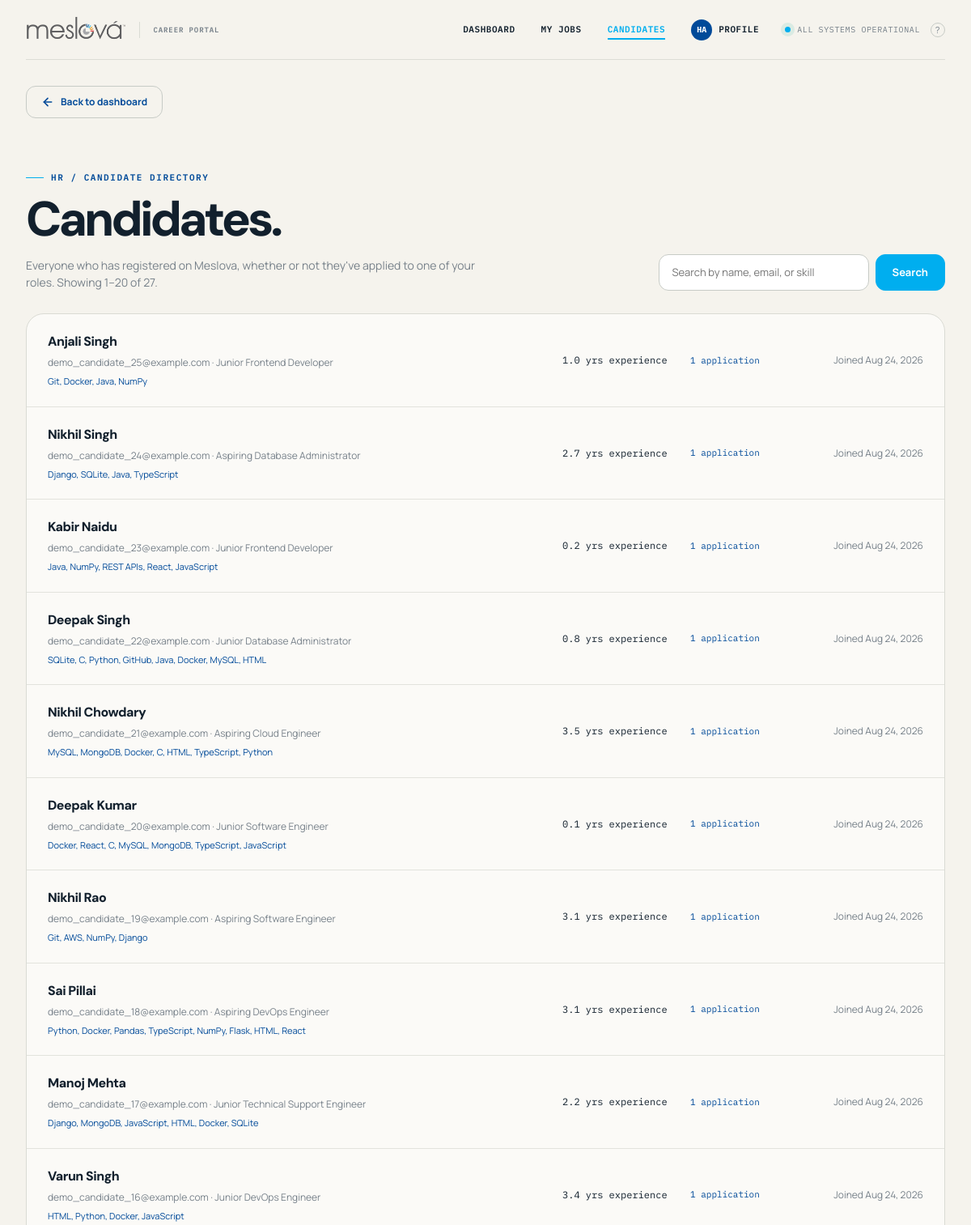
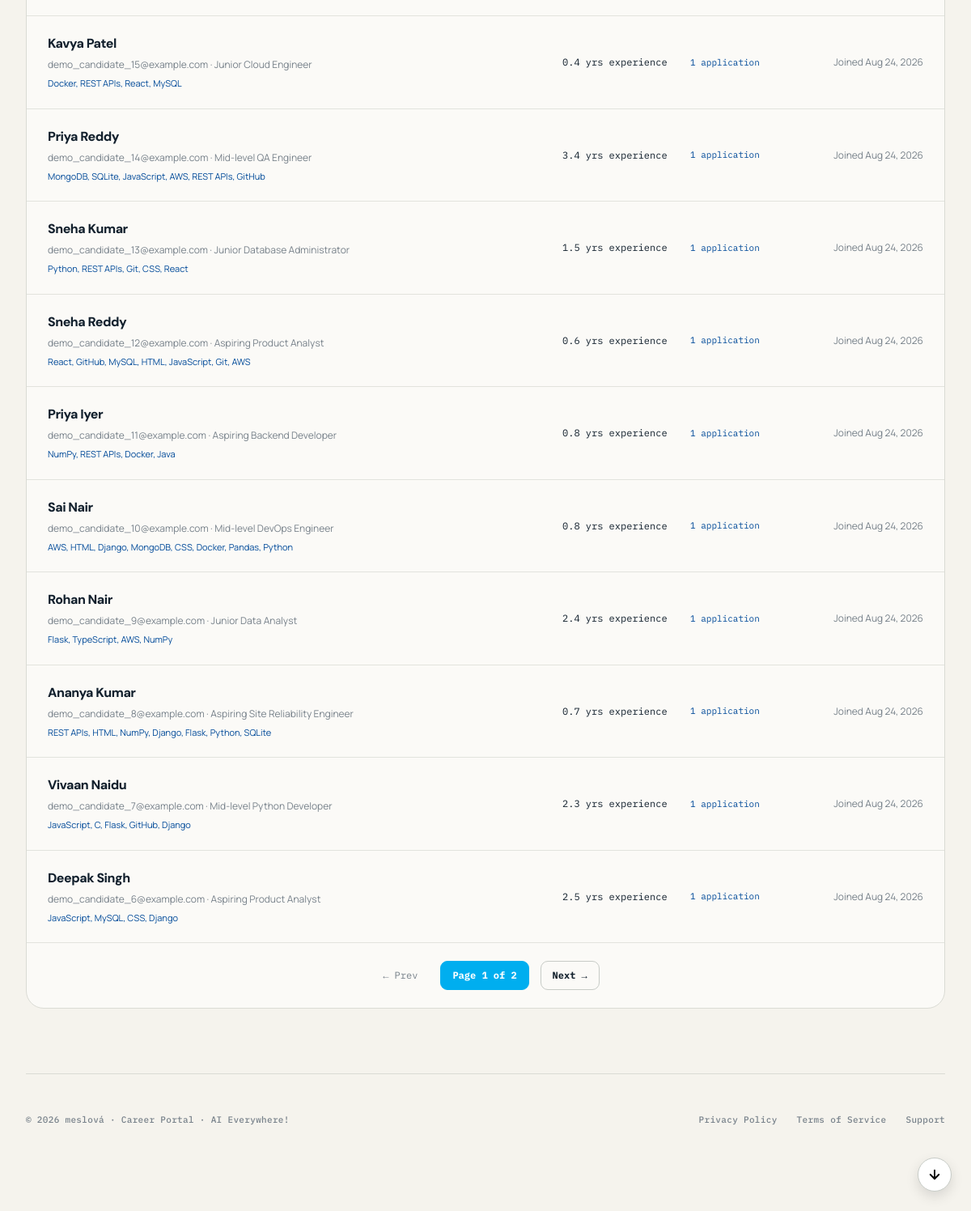
Page /hr/candidates/ (signed in) on the committed database (2 pictures, top to bottom).
### screening/models.py (models this page shows, shortened)
class UserProfile(models.Model):
    ROLE_CHOICES = (
        ('hr', 'HR / Recruiter'),
        ('candidate', 'Job Candidate'),
    )
    user = models.OneToOneField(User, on_delete=models.CASCADE, related_name='profile')
    role = models.CharField(max_length=20, choices=ROLE_CHOICES, default='candidate')
    company_name = models.CharField(max_length=255, blank=True, null=True)
    department = models.CharField(max_length=255, blank=True, null=True)
    headline = models.CharField(max_length=255, blank=True, null=True)
    bio = models.TextField(blank=True, null=True)
    skills = models.TextField(blank=True, null=True, help_text="Comma-separated skills")
    experience_years = models.FloatField(default=0.0)
    resume = models.FileField(upload_to='resumes/', blank=True, null=True)
    profile_picture = models.ImageField(upload_to='profile_pics/', blank=True, null=True)
    search_appearances = models.IntegerField(default=0)
    recruiter_actions = models.IntegerField(default=0)
    email_notifications_enabled = models.BooleanField(default=True)
    created_at = models.DateTimeField(auto_now_add=True)
    def get_completion_percentage(self):
        score = 40
        if self.role == 'hr':
            if self.company_name: score += 20
            if self.department: score += 20
            if self.profile_picture: score += 20
        else:
            if self.headline: score += 15
            if self.skills: score += 15
            if self.resume: score += 15
            if self.employment.exists(): score += 15
        return min(score, 100)

### screening/views.py (the view)
# urls.py: path("hr/candidates/", views.talent_pool, name="talent_pool"),
def talent_pool(request):
    denial = _require_role(request, 'hr')
    if denial:
        return denial
    candidates = UserProfile.objects.filter(role='candidate').select_related('user').order_by('-created_at')
    query = request.GET.get('q', '').strip()
    if query:
        candidates = candidates.filter(
            Q(user__first_name__icontains=query) | Q(user__last_name__icontains=query) |
            Q(user__username__icontains=query) | Q(user__email__icontains=query) |
            Q(headline__icontains=query) | Q(skills__icontains=query)
        )
    candidates = candidates.annotate(application_count=Count('applications', distinct=True))
    paginator = Paginator(candidates, 20)
    page_obj = paginator.get_page(request.GET.get('page'))
    return render(request, 'screening/talent_pool.html', {
        'candidates': page_obj,
        'page_obj': page_obj,
        'query': query,
        'total_count': candidates.count(),
    })

### screening/views.py (called while the page is built)
def _require_role(request, role):
    if not request.user.is_authenticated:
        return redirect('login')
    try:
        if request.user.profile.role != role:
            return redirect('candidate_dashboard' if role == 'hr' else 'hr_dashboard')
    except UserProfile.DoesNotExist:
        return redirect('landing')
    return None

### screening/templates/screening/talent_pool.html (shortened to what this page needs)
{% extends "screening/base.html" %}
{% block content %}
<a href="{% url 'hr_dashboard' %}" class="btn-back">
  <svg viewBox="0 0 24 24" fill="none" stroke="currentColor" stroke-width="2.5" stroke-linecap="round" stroke-linejoin="round"><line x1="19" y1="12" x2="5" y2="12"></line><polyline points="12 19 5 12 12 5"></polyline></svg>
  Back to dashboard
</a>
<section class="page-head">
  <div>
    <span class="eyebrow">HR / Candidate directory</span>
    <h1>Candidates.</h1>
    <p>Everyone who has registered on Meslova, whether or not they've applied to one of your roles.{% if page_obj.paginator.count %} Showing {{ page_obj.start_index }}&ndash;{{ page_obj.end_index }} of {{ page_obj.paginator.count }}.{% endif %}</p>
  </div>
  <form class="search-form" method="get">
    <input class="search-input" type="text" name="q" value="{{ query }}" placeholder="Search by name, email, or skill">
    <button class="btn btn-primary" type="submit">Search</button>
  </form>
</section>
<div class="candidate-list">
  {% if candidates %}
    {% for candidate in candidates %}
      <a class="candidate-row" href="{% url 'candidate_directory_profile' candidate.pk %}">
        <div>
          <div class="candidate-name">{{ candidate.user.get_full_name|default:candidate.user.username }}</div>
          <div class="candidate-sub">{{ candidate.user.email }}{% if candidate.headline %} &middot; {{ candidate.headline }}{% endif %}</div>
          {% if candidate.skills %}<div class="candidate-skills">{{ candidate.skills|truncatechars:80 }}</div>{% endif %}
        </div>
        <div class="candidate-exp">{{ candidate.experience_years|floatformat:1 }} yrs experience</div>
        <div class="candidate-applied {% if candidate.application_count > 0 %}has-applied{% else %}no-applied{% endif %}">
          {% if candidate.application_count > 0 %}{{ candidate.application_count }} application{{ candidate.application_count|pluralize }}{% else %}Never applied{% endif %}
        </div>
        <div class="candidate-joined">Joined {{ candidate.created_at|date:"M d, Y" }}</div>
      </a>
    {% endfor %}
    {% if page_obj.paginator.num_pages > 1 %}
    <nav class="pagination" aria-label="Candidate list pages">
      {% if page_obj.has_previous %}<a href="?{% if query %}q={{ query }}&{% endif %}page={{ page_obj.previous_page_number }}">&larr; Prev</a>{% else %}<span class="disabled">&larr; Prev</span>{% endif %}
      <span class="current">Page {{ page_obj.number }} of {{ page_obj.paginator.num_pages }}</span>
      {% if page_obj.has_next %}<a href="?{% if query %}q={{ query }}&{% endif %}page={{ page_obj.next_page_number }}">Next &rarr;</a>{% else %}<span class="disabled">Next &rarr;</span>{% endif %}
    </nav>
    {% endif %}
  {% else %}
    <div class="empty">
      <h3>No candidates found.</h3>
      {% if query %}<p>Nothing matches "{{ query }}". Try a different search.</p>{% else %}<p>Registered candidates will appear here as people sign up.</p>{% endif %}
    </div>
  {% endif %}
</div>
{% endblock %}

### screening/templates/screening/base.html (shortened to what this page needs)
<!DOCTYPE html>
<html lang="en">
<head>
</head>
<body>
<div class="site-shell {% if request.resolver_match.url_name == 'login' or request.resolver_match.url_name == 'register' or 'password_reset' in request.resolver_match.url_name %}auth-shell{% endif %}">
<div class="wrap">
  {% if request.resolver_match.url_name != 'login' and request.resolver_match.url_name != 'register' and 'password_reset' not in request.resolver_match.url_name %}
  <header class="top">
    {% load static %}
    <a class="brand-lockup" href="{% url 'landing' %}" aria-label="meslová home" style="display: flex; align-items: center; gap: 12px; text-decoration: none;">
      <img src="{% static 'images/meslova-logo.png' %}" alt="meslová logo" style="height: 70px; width: auto; filter: invert(0.15) contrast(1.2);">
      <span style="font-family: var(--mono); font-size: 9px; font-weight: 600; color: var(--muted); letter-spacing: 0.1em; text-transform: uppercase;">Career Portal</span>
    </a>
    <div class="top-status">
      {% if not user.is_authenticated %}
        <a href="{% url 'login' %}" class="nav-link {% if request.resolver_match.url_name == 'login' %}active{% endif %}">LOGIN</a>
        <a href="{% url 'register' %}" class="nav-link {% if request.resolver_match.url_name == 'register' %}active{% endif %}">REGISTRATION</a>
      {% else %}
        {% if user.profile.role == 'hr' %}
          <a href="{% url 'hr_dashboard' %}" class="nav-link {% if request.resolver_match.url_name == 'hr_dashboard' %}active{% endif %}">DASHBOARD</a>
          <a href="{% url 'my_jobs' %}" class="nav-link ">MY JOBS</a>
          <a href="{% url 'talent_pool' %}" class="nav-link {% if request.resolver_match.url_name == 'talent_pool' or request.resolver_match.url_name == 'candidate_directory_profile' %}active{% endif %}">CANDIDATES</a>
        {% endif %}
        <div class="profile-menu-container" style="position: relative; display: inline-block; margin-right: 24px;">
          <button id="profileDropdownBtn" onclick="toggleProfileDropdown()" style="background: none; border: none; cursor: pointer; display: flex; align-items: center; gap: 8px; font: inherit; color: var(--ink); padding: 0;">
            {% if user.profile.profile_picture %}
              <img src="{{ user.profile.profile_picture.url }}" alt="Profile" style="width: 26px; height: 26px; border-radius: 50%; object-fit: cover; border: 1px solid var(--line-strong);">
            {% else %}
              <div style="width: 26px; height: 26px; border-radius: 50%; background: var(--brand-blue); color: white; display: grid; place-items: center; font-size: 10px; font-weight: 700;">{{ user.username|slice:":2"|upper }}</div>
            {% endif %}
            <span style="font-weight: 600; font-size: 11px; letter-spacing: 0.05em;">PROFILE</span>
          </button>
        </div>
      {% endif %}
      <span style="display:inline-flex; align-items:center; gap:8px; color:var(--muted); font-family:var(--mono); font-size:10px; letter-spacing:.06em; text-transform:uppercase;">
        <span style="width:7px; height:7px; border-radius:50%; background:var(--teal); box-shadow:0 0 0 5px rgba(24,169,153,.12);"></span>
        ALL SYSTEMS OPERATIONAL
        <a href="{% url 'support' %}" class="help" title="Help &amp; Support" aria-label="Help &amp; Support">?</a>
      </span>
    </div>
  </header>
  {% endif %}
  {% block content %}{% endblock %}
  {% if request.resolver_match.url_name != 'login' and request.resolver_match.url_name != 'register' and 'password_reset' not in request.resolver_match.url_name %}
  <footer style="display: flex; justify-content: space-between; align-items: center; padding: 48px 0; border-top: 1px solid var(--line); margin-top: 80px; color: var(--muted); font-size: 11px; font-weight: 500;">
    <span>&copy; 2026 meslová &middot; Career Portal &middot; AI Everywhere!</span>
    <div style="display: flex; gap: 24px;">
      <a href="{% url 'privacy_policy' %}" style="color: var(--muted); text-decoration: none;">Privacy Policy</a>
      <a href="{% url 'terms_of_service' %}" style="color: var(--muted); text-decoration: none;">Terms of Service</a>
      <a href="{% url 'support' %}" style="color: var(--muted); text-decoration: none;">Support</a>
    </div>
  </footer>
  {% endif %}
</div>
</div>
<button id="scrollBottomBtn" onclick="window.scrollTo({top: document.body.scrollHeight, behavior: 'smooth'})" aria-label="Scroll to bottom" title="Scroll to bottom" style="position: fixed; right: 24px; bottom: 24px; width: 42px; height: 42px; border-radius: 50%; background: #fff; border: 1px solid var(--line-strong); box-shadow: 0 6px 16px rgba(0,0,0,0.12); display: none; align-items: center; justify-content: center; cursor: pointer; z-index: 500; transition: opacity 0.15s ease;">
  <svg width="18" height="18" viewBox="0 0 24 24" fill="none" stroke="currentColor" stroke-width="2.5" stroke-linecap="round" stroke-linejoin="round"><line x1="12" y1="5" x2="12" y2="19"></line><polyline points="19 12 12 19 5 12"></polyline></svg>
</button>
</body>
</html>

### screening/templates/screening/base.html (style rules this page uses)
:root { --canvas: #f5f3ed; --canvas-raised: #fbfaf7; --ink: #12202d; --ink-soft: #263745; --muted: #77818a; --subtle: #9aa09f; --line: #dadbd4; --line-strong: #c7cbc6; --brand-blue: #004A99; --brand-cyan: #00AEEF; --brand-yellow: #FFD200; --brand-orange: #F7941E; --brand-red: #ED1C24; --brand-gray: #4A4A4A; --teal: var(--brand-cyan); --teal-deep: var(--brand-blue); --amber: var(--brand-orange); --panel: #13242e; --amber-soft: rgba(247, 148, 30, 0.12); --panel-raised: #1b323d; --red-flag: #bd614c; --mono: "IBM Plex Mono", "SFMono-Regular", Menlo, Consolas, monospace; --sans: "Manrope", -apple-system, BlinkMacSystemFont, "Segoe UI", sans-serif; --display: "DM Sans", var(--sans); --ease-out: cubic-bezier(.23,1,.32,1); }
* { box-sizing: border-box; }
html { scroll-behavior: smooth; }
body { margin: 0; background: var(--canvas); color: var(--ink); font-family: var(--sans); line-height: 1.5; }
a { color: inherit; }
button, input { font: inherit; }
button, a, input { -webkit-tap-highlight-color: transparent; }
.site-shell { min-height: 100vh; overflow: hidden; }
.wrap { max-width: 1240px; margin: 0 auto; padding: 0 32px 56px; }
header.top { display:flex; align-items:center; justify-content:space-between; min-height:74px; border-bottom:1px solid rgba(218,219,212,.9); }
.brand-lockup { display:inline-flex; align-items:center; gap:12px; text-decoration:none; }
.top-status { display:inline-flex; align-items:center; gap:8px; color:var(--muted); font-family:var(--mono); font-size:10px; letter-spacing:.06em; text-transform:uppercase; }
.top-status .help { width:18px; height:18px; display:grid; place-items:center; margin-left:5px; border:1px solid var(--line-strong); border-radius:50%; font-family:var(--sans); font-size:11px; color:inherit; text-decoration:none; cursor:pointer; transition: all 0.15s ease; }
.eyebrow { display:flex; align-items:center; gap:9px; color:var(--teal-deep); font-family:var(--mono); font-size:11px; font-weight:600; letter-spacing:.14em; line-height:1.3; text-transform:uppercase; }
.eyebrow::before { content:""; width:22px; height:1px; background:var(--teal); }
h1 { margin: 0; font-family:var(--display); font-size:clamp(1.6rem, 3vw, 2.2rem); font-weight:800; letter-spacing:-.065em; line-height:1.02; }
h2, h3, p { margin-top:0; }
footer { display:flex; justify-content:space-between; gap:20px; margin-top:70px; padding-top:18px; border-top:1px solid rgba(218,219,212,.9); color:var(--subtle); font-family:var(--mono); font-size:10px; letter-spacing:.03em; }
.btn-back { display: inline-flex; align-items: center; gap: 8px; padding: 10px 18px; border: 1px solid var(--line-strong); border-radius: 12px; color: var(--brand-blue); text-decoration: none; font-weight: 700; font-size: 12px; margin-top: 32px; margin-bottom: 8px; background: transparent; transition: all 0.2s var(--ease-out); }
.btn-back svg { width: 16px; height: 16px; transition: transform 0.2s var(--ease-out); }
.nav-link { text-decoration: none; margin-right: 24px; color: var(--ink); font-weight: 600; font-size: 11px; letter-spacing: 0.05em; display: flex; align-items: center; gap: 8px; transition: all 0.2s var(--ease-out); position: relative; padding: 4px 0; }
.nav-link::after { content: ""; position: absolute; bottom: 0; left: 0; width: 0; height: 2px; background: var(--brand-cyan); transition: width 0.2s var(--ease-out); }
.nav-link:hover::after, .nav-link.active::after { width: 100%; }
.nav-link.active { color: var(--brand-cyan); }

### rows in the picture
UserProfile: user.get_full_name "Anjali Singh", user.email "demo_candidate_25@example.com", headline "Junior Frontend Developer", skills "Git, Docker, Java, NumPy", experience_years "1.0", application_count "1", created_at "Aug 24, 2026"
UserProfile: user.get_full_name "Nikhil Singh", user.email "demo_candidate_24@example.com", headline "Aspiring Database Administrator", skills "Django, SQLite, Java, TypeScript", experience_years "2.7", application_count "1", created_at "Aug 24, 2026"
UserProfile: user.get_full_name "Kabir Naidu", user.email "demo_candidate_23@example.com", headline "Junior Frontend Developer", skills "Java, NumPy, REST APIs, React, JavaScript", experience_years "0.2", application_count "1", created_at "Aug 24, 2026"
UserProfile: user.get_full_name "Deepak Singh", user.email "demo_candidate_22@example.com", headline "Junior Database Administrator", skills "SQLite, C, Python, GitHub, Java, Docker, MySQL, HTML", experience_years "0.8", application_count "1", created_at "Aug 24, 2026"
UserProfile: user.get_full_name "Nikhil Chowdary", user.email "demo_candidate_21@example.com", headline "Aspiring Cloud Engineer", skills "MySQL, MongoDB, Docker, C, HTML, TypeScript, Python", experience_years "3.5", application_count "1", created_at "Aug 24, 2026"
UserProfile: user.get_full_name "Deepak Kumar", user.email "demo_candidate_20@example.com", headline "Junior Software Engineer", skills "Docker, React, C, MySQL, MongoDB, TypeScript, JavaScript", experience_years "0.1", application_count "1", created_at "Aug 24, 2026"
UserProfile: user.get_full_name "Nikhil Rao", user.email "demo_candidate_19@example.com", headline "Aspiring Software Engineer", skills "Git, AWS, NumPy, Django", experience_years "3.1", application_count "1", created_at "Aug 24, 2026"
UserProfile: user.get_full_name "Sai Pillai", user.email "demo_candidate_18@example.com", headline "Aspiring DevOps Engineer", skills "Python, Docker, Pandas, TypeScript, NumPy, Flask, HTML, React", experience_years "3.1", application_count "1", created_at "Aug 24, 2026"
UserProfile: user.get_full_name "Manoj Mehta", user.email "demo_candidate_17@example.com", headline "Junior Technical Support Engineer", skills "Django, MongoDB, JavaScript, HTML, Docker, SQLite", experience_years "2.2", application_count "1", created_at "Aug 24, 2026"
UserProfile: user.get_full_name "Varun Singh", user.email "demo_candidate_16@example.com", headline "Junior DevOps Engineer", skills "HTML, Python, Docker, JavaScript", experience_years "3.4", application_count "1", created_at "Aug 24, 2026"
UserProfile: user.get_full_name "Kavya Patel", user.email "demo_candidate_15@example.com", headline "Junior Cloud Engineer", skills "Docker, REST APIs, React, MySQL", experience_years "0.4", application_count "1", created_at "Aug 24, 2026"
UserProfile: user.get_full_name "Priya Reddy", user.email "demo_candidate_14@example.com", headline "Mid-level QA Engineer", skills "MongoDB, SQLite, JavaScript, AWS, REST APIs, GitHub", experience_years "3.4", application_count "1", created_at "Aug 24, 2026"
UserProfile: user.get_full_name "Sneha Kumar", user.email "demo_candidate_13@example.com", headline "Junior Database Administrator", skills "Python, REST APIs, Git, CSS, React", experience_years "1.5", application_count "1", created_at "Aug 24, 2026"
UserProfile: user.get_full_name "Sneha Reddy", user.email "demo_candidate_12@example.com", headline "Aspiring Product Analyst", skills "React, GitHub, MySQL, HTML, JavaScript, Git, AWS", experience_years "0.6", application_count "1", created_at "Aug 24, 2026"
UserProfile: user.get_full_name "Priya Iyer", user.email "demo_candidate_11@example.com", headline "Aspiring Backend Developer", skills "NumPy, REST APIs, Docker, Java", experience_years "0.8", application_count "1", created_at "Aug 24, 2026"
UserProfile: user.get_full_name "Sai Nair", user.email "demo_candidate_10@example.com", headline "Mid-level DevOps Engineer", skills "AWS, HTML, Django, MongoDB, CSS, Docker, Pandas, Python", experience_years "0.8", application_count "1", created_at "Aug 24, 2026"
UserProfile: user.get_full_name "Rohan Nair", user.email "demo_candidate_9@example.com", headline "Junior Data Analyst", skills "Flask, TypeScript, AWS, NumPy", experience_years "2.4", application_count "1", created_at "Aug 24, 2026"
UserProfile: user.get_full_name "Ananya Kumar", user.email "demo_candidate_8@example.com", headline "Aspiring Site Reliability Engineer", skills "REST APIs, HTML, NumPy, Django, Flask, Python, SQLite", experience_years "0.7", application_count "1", created_at "Aug 24, 2026"
UserProfile: user.get_full_name "Vivaan Naidu", user.email "demo_candidate_7@example.com", headline "Mid-level Python Developer", skills "JavaScript, C, Flask, GitHub, Django", experience_years "2.3", application_count "1", created_at "Aug 24, 2026"
UserProfile: user.get_full_name "Deepak Singh", user.email "demo_candidate_6@example.com", headline "Aspiring Product Analyst", skills "JavaScript, MySQL, CSS, Django", experience_years "2.5", application_count "1", created_at "Aug 24, 2026"

### other values in the picture
{{ user.username|slice:":2"|upper }} "HA"
{{ page_obj.start_index }} "1"
{{ page_obj.end_index }} "20"
{{ page_obj.paginator.count }} "27"
{{ page_obj.number }} "1"
{{ page_obj.paginator.num_pages }} "2"
